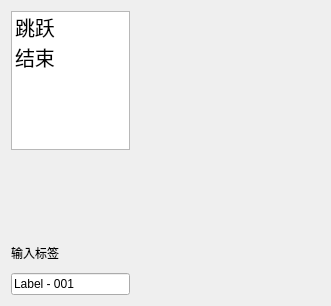
                <widget class="QWidget" name="tabJump">
                 <attribute name="title">
                  <string>跳跃</string>
                 </attribute>
                 <layout class="QGridLayout" name="gridLayout_16" rowstretch="5,3,1,1" columnstretch="2,1,2,0">
                  <item row="3" column="0">
                   <widget class="QLineEdit" name="lineEditInputLabelNum">
                    <property name="text">
                     <string>Label - 001</string>
                    </property>
                   </widget>
                  </item>
                  <item row="1" column="0">
                   <spacer name="verticalSpacer_4">
                    <property name="orientation">
                     <enum>Qt::Vertical</enum>
                    </property>
                    <property name="sizeHint" stdset="0">
                     <size>
                      <width>20</width>
                      <height>40</height>
                     </size>
                    </property>
                   </spacer>
                  </item>
                  <item row="0" column="0">
                   <widget class="QListWidget" name="listWidgetJump">
                    <property name="font">
                     <font>
                      <pointsize>15</pointsize>
                     </font>
                    </property>
                    <item>
                     <property name="text">
                      <string>跳跃</string>
                     </property>
                     <property name="font">
                      <font>
                       <family>Arial</family>
                       <pointsize>15</pointsize>
                      </font>
                     </property>
                    </item>
                    <item>
                     <property name="text">
                      <string>结束</string>
                     </property>
                     <property name="font">
                      <font>
                       <family>Arial</family>
                       <pointsize>15</pointsize>
                      </font>
                     </property>
                    </item>
                   </widget>
                  </item>
                  <item row="2" column="0">
                   <widget class="QLabel" name="labelInputLabelNum">
                    <property name="text">
                     <string>输入标签</string>
                    </property>
                   </widget>
                  </item>
                  <item row="0" column="1">
                   <spacer name="horizontalSpacer_4">
                    <property name="orientation">
                     <enum>Qt::Horizontal</enum>
                    </property>
                    <property name="sizeHint" stdset="0">
                     <size>
                      <width>40</width>
                      <height>20</height>
                     </size>
                    </property>
                   </spacer>
                  </item>
                  <item row="0" column="2" colspan="2">
                   <widget class="QLabel" name="labelLabelMsgDisplay">
                    <property name="text">
                     <string/>
                    </property>
                    <property name="alignment">
                     <set>Qt::AlignCenter</set>
                    </property>
                   </widget>
                  </item>
                 </layout>
                </widget>
